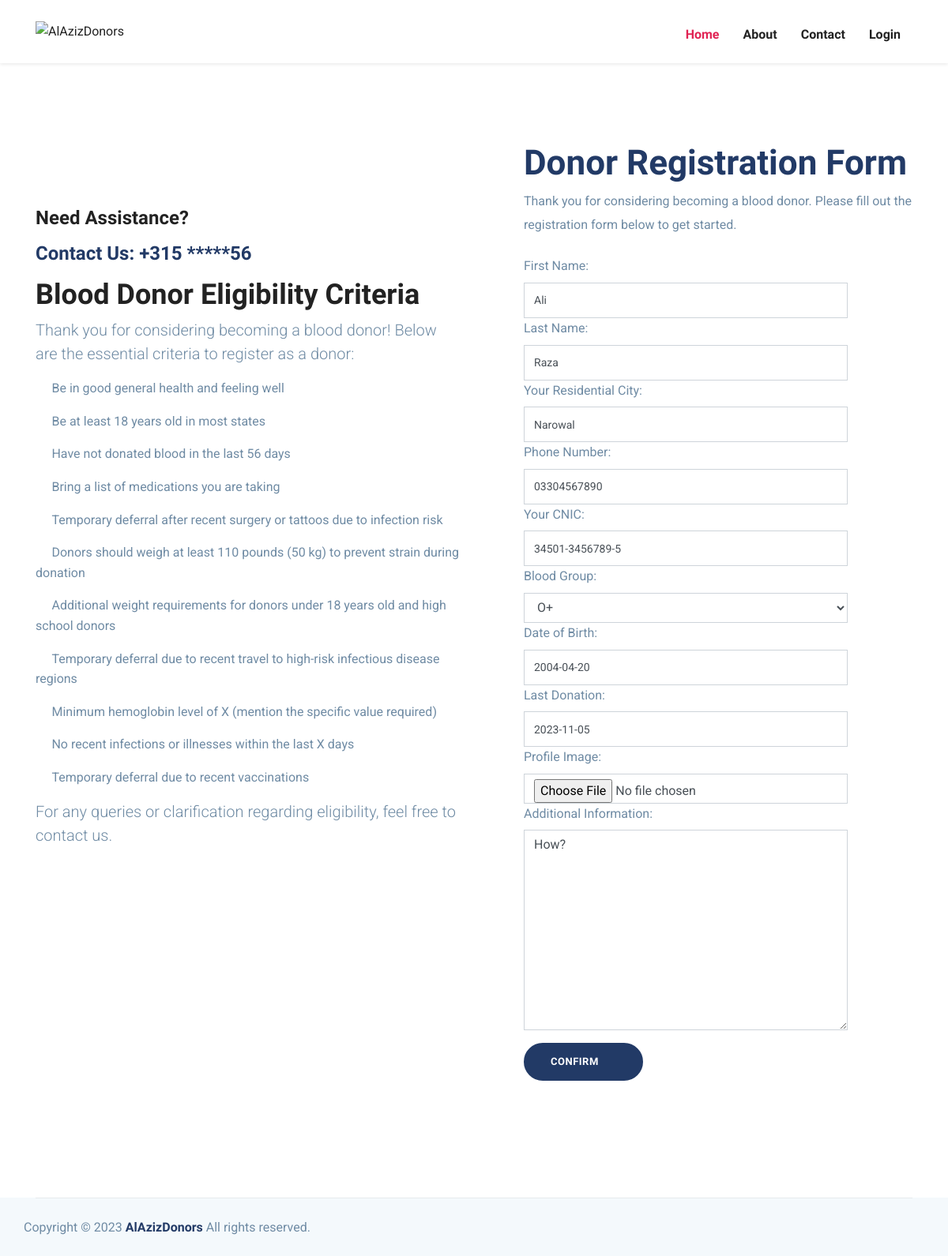
Page /update/1/ on the earlier database version.
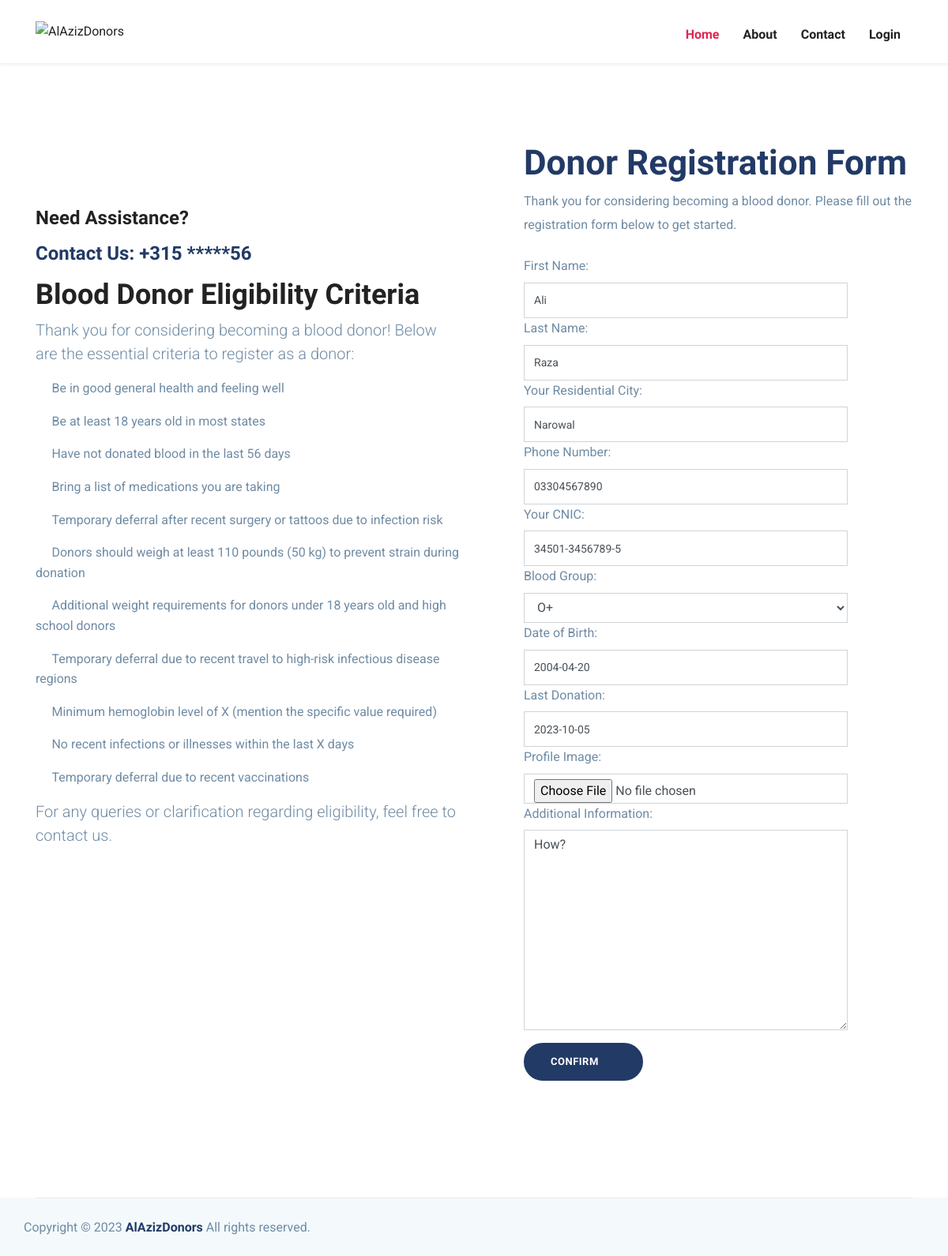
Same page on the later database version.
### base/models.py (models this page shows, shortened)
class DonorRegister(models.Model):
    fname = models.CharField(max_length=50, blank=False, null=False)
    lname = models.CharField(max_length=50, blank=False, null=False)
    phone = models.CharField(max_length=11, blank=False, null=False)
    city = models.CharField(max_length=50, blank=False, null=False)
    bgroup = models.CharField(max_length=3, blank=False, null=False)
    donorid = models.CharField(max_length=15, unique=True)
    more = models.TextField(null=True, blank=True)
    dob = models.DateField(null=False, blank=False)
    ldonation = models.DateField(null=True, blank=True)
    img = models.ImageField(upload_to='images/', null=True, blank=True)
    user = models.OneToOneField(User, on_delete=models.CASCADE, unique=True, null=True, blank=True)

### base/views.py (the view)
# urls.py: path('update/<int:pk>/', views.UpdateView.as_view(), name='update'),
class UpdateView(UpdateView):
    template_name = "volunteer-registration.html"
    model = DonorRegister
    success_url = '/donorlist/'
    form_class = RegisterForm

### base/context_processors.py (called while the page is built)
def user_image(request):
    user_image_url = None
    if request.user.is_authenticated:
        try:
            user_data = DonorRegister.objects.get(user=request.user)
            user_image_url = user_data.img.url if user_data.img else None
        except DonorRegister.DoesNotExist:
            user_image_url = None
    return {'user_image_url': user_image_url}

### templates/volunteer-registration.html (shortened to what this page needs)
{% extends 'partials/index.html' %}
{% load static %}
{% block body %}
<section class="section donor-registration ">
	<div class="container">
		<div class="row">
			{% include "partials/guidlines.html" %}
			<div class="col-lg-6">
				<div class="registration-wrap mt-1 mt-lg-0 pl-lg-5">
					<h2 class="mb-2 title-color">Donor Registration Form</h2>
					<p class="mb-4">Thank you for considering becoming a blood donor. Please fill out the registration
						form below to get started.</p>
					<form id="donor-registration-form" autocomplete="off" method="post" enctype="multipart/form-data" action="">
						{% for field in form %}
						{{ field.label_tag }}
						{{ field }}
						{% endfor %}
						<button id="submit-button" class="btn btn-main btn-round-full mt-3" type="submit">Confirm
							<i class="icofont-simple-right ml-2"></i></button>
					</form>
				</div>
			</div>
		</div>
	</div>
</section>
{% endblock body %}

Differences in the rows shown:
changed DonorRegister "Ali": ldonation "2023-11-05" → "2023-10-05"
